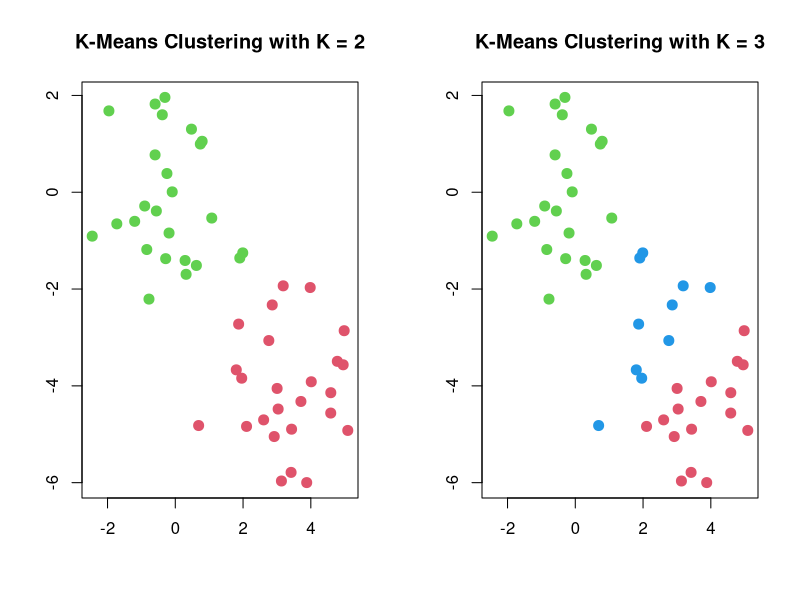

Reproduce this figure in R.
## ---- chunk 1
knitr::opts_chunk$set(echo = TRUE)
## ---- chunk 2

# Set a random seed for reproducibility
set.seed(2)

# Generate a 50x2 matrix of random normal data
x <- matrix(rnorm(50 * 2), ncol = 2)

# Shift the first 25 points to create a distinct cluster
x[1:25, 1] <- x[1:25, 1] + 3
x[1:25, 2] <- x[1:25, 2] - 4

# Perform K-means clustering with 2 clusters and 20 random starts
km.out <- kmeans(x, 2, nstart = 20)

# Print the cluster assignments
km.out$cluster

# Set up a 1x2 plotting layout
par(mfrow = c(1, 2))

# Plot the data with points colored by their assigned cluster for K=2
plot(x, col = (km.out$cluster + 1),
main = "K-Means Clustering with K = 2",
xlab = "", ylab = "", pch = 20, cex = 2)

# Set a new random seed for the next part
set.seed(4)

# Perform K-means clustering with 3 clusters and 20 random starts
km.out <- kmeans(x, 3, nstart = 20)

# Print the full K-means output for K=3
km.out

# Plot the data with points colored by their assigned cluster for K=3
plot(x, col = (km.out$cluster + 1),
main = "K-Means Clustering with K = 3",
xlab = "", ylab = "", pch = 20, cex = 2)

# Set a new random seed for the next part
set.seed(4)

# Perform K-means with 3 clusters and only 1 random start
km.out <- kmeans(x, 3, nstart = 1)

# Print the total within-cluster sum of squares for 1 start
km.out$tot.withinss

# Perform K-means with 3 clusters and 20 random starts
km.out <- kmeans(x, 3, nstart = 20)

# Print the total within-cluster sum of squares for 20 starts
km.out$tot.withinss


